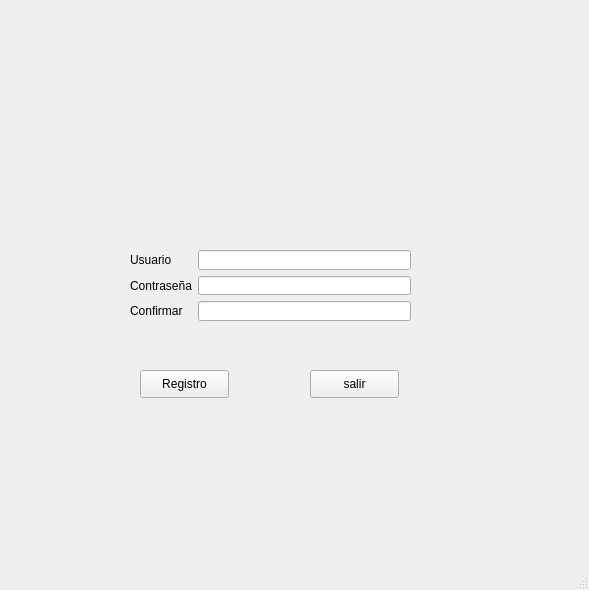
<?xml version="1.0" encoding="UTF-8"?>
<ui version="4.0">
 <class>MainWindow</class>
 <widget class="QMainWindow" name="MainWindow">
  <property name="geometry">
   <rect>
    <x>0</x>
    <y>0</y>
    <width>589</width>
    <height>590</height>
   </rect>
  </property>
  <property name="windowTitle">
   <string>MainWindow</string>
  </property>
  <widget class="QWidget" name="centralwidget">
   <widget class="QWidget" name="formLayoutWidget">
    <property name="geometry">
     <rect>
      <x>130</x>
      <y>250</y>
      <width>281</width>
      <height>71</height>
     </rect>
    </property>
    <layout class="QFormLayout" name="formLayout">
     <item row="2" column="1">
      <widget class="QLineEdit" name="password">
       <property name="echoMode">
        <enum>QLineEdit::Password</enum>
       </property>
      </widget>
     </item>
     <item row="0" column="1">
      <widget class="QLineEdit" name="usuario"/>
     </item>
     <item row="0" column="0">
      <widget class="QLabel" name="label">
       <property name="text">
        <string>Usuario</string>
       </property>
      </widget>
     </item>
     <item row="2" column="0">
      <widget class="QLabel" name="label_2">
       <property name="text">
        <string>Contraseña</string>
       </property>
      </widget>
     </item>
     <item row="3" column="1">
      <widget class="QLineEdit" name="cpass">
       <property name="echoMode">
        <enum>QLineEdit::Password</enum>
       </property>
      </widget>
     </item>
     <item row="3" column="0">
      <widget class="QLabel" name="label_3">
       <property name="text">
        <string>Confirmar</string>
       </property>
      </widget>
     </item>
    </layout>
   </widget>
   <widget class="QPushButton" name="insertar_valores">
    <property name="geometry">
     <rect>
      <x>140</x>
      <y>370</y>
      <width>89</width>
      <height>28</height>
     </rect>
    </property>
    <property name="text">
     <string>Registro</string>
    </property>
   </widget>
   <widget class="QPushButton" name="btnsalir">
    <property name="geometry">
     <rect>
      <x>310</x>
      <y>370</y>
      <width>89</width>
      <height>28</height>
     </rect>
    </property>
    <property name="text">
     <string>salir</string>
    </property>
   </widget>
  </widget>
  <widget class="QMenuBar" name="menubar">
   <property name="geometry">
    <rect>
     <x>0</x>
     <y>0</y>
     <width>589</width>
     <height>18</height>
    </rect>
   </property>
  </widget>
  <widget class="QStatusBar" name="statusbar"/>
 </widget>
 <resources/>
 <connections/>
</ui>
